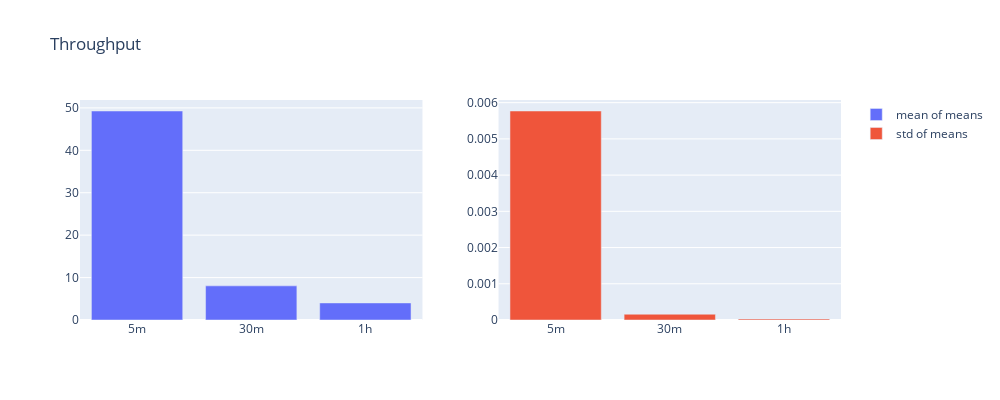

The cell this chart's notebook holds for it:
### Code cell
bar_plot("Throughput", throughput)

### Figure 1 — Plotly figure (JSON) as saved in the notebook; plotly's stock layout.template omitted (floating-point values rounded to 4 significant figures)
{"data": [{"name": "mean of means", "type": "bar", "x": ["5m", "30m", "1h"], "xaxis": "x", "y": [49.26, 8.047, 4.024], "yaxis": "y"}, {"name": "std of means", "type": "bar", "x": ["5m", "30m", "1h"], "xaxis": "x2", "y": [0.00577, 0.0001595, 2.964e-05], "yaxis": "y2"}], "layout": {"height": 400, "title": {"text": "Throughput"}, "width": 1000, "xaxis": {"anchor": "y", "autorange": true, "domain": [0, 0.45], "range": [-0.5, 2.5], "type": "category"}, "xaxis2": {"anchor": "y2", "autorange": true, "domain": [0.55, 1], "range": [-0.5, 2.5], "type": "category"}, "yaxis": {"anchor": "x", "autorange": true, "domain": [0, 1], "range": [0, 51.86], "type": "linear"}, "yaxis2": {"anchor": "x2", "autorange": true, "domain": [0, 1], "range": [0, 0.006073], "type": "linear"}}}
